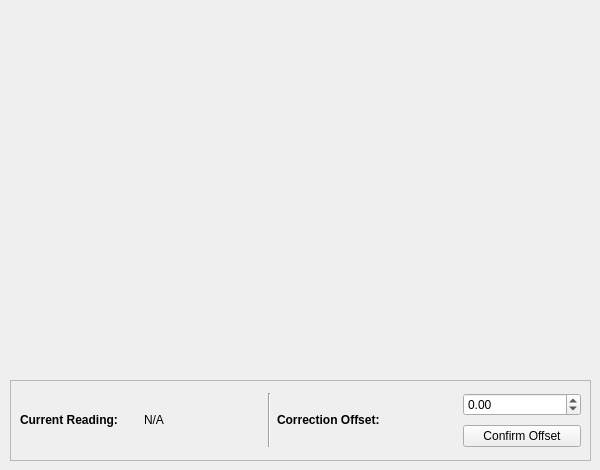
      <widget class="QWidget" name="tab_13">
       <attribute name="title">
        <string>pH</string>
       </attribute>
       <widget class="PlotWidget" name="soil_pH_graphWidget" native="true">
        <property name="geometry">
         <rect>
          <x>10</x>
          <y>10</y>
          <width>581</width>
          <height>361</height>
         </rect>
        </property>
       </widget>
       <widget class="QFrame" name="frame_8">
        <property name="geometry">
         <rect>
          <x>10</x>
          <y>380</y>
          <width>581</width>
          <height>81</height>
         </rect>
        </property>
        <property name="frameShape">
         <enum>QFrame::StyledPanel</enum>
        </property>
        <property name="frameShadow">
         <enum>QFrame::Raised</enum>
        </property>
        <widget class="QWidget" name="gridLayoutWidget_12">
         <property name="geometry">
          <rect>
           <x>10</x>
           <y>10</y>
           <width>561</width>
           <height>61</height>
          </rect>
         </property>
         <layout class="QGridLayout" name="gridLayout_12">
          <item row="0" column="3" rowspan="2">
           <widget class="Line" name="line_14">
            <property name="orientation">
             <enum>Qt::Vertical</enum>
            </property>
           </widget>
          </item>
          <item row="0" column="5">
           <widget class="QDoubleSpinBox" name="soil_pH_offset_doubleSpinBox">
            <property name="minimum">
             <double>-10.000000000000000</double>
            </property>
            <property name="maximum">
             <double>10.000000000000000</double>
            </property>
           </widget>
          </item>
          <item row="0" column="1" rowspan="2">
           <widget class="QLabel" name="soil_pH_label">
            <property name="minimumSize">
             <size>
              <width>0</width>
              <height>0</height>
             </size>
            </property>
            <property name="text">
             <string>&lt;html&gt;&lt;head/&gt;&lt;body&gt;&lt;p&gt;&lt;span style=&quot; font-weight:700;&quot;&gt;Current Reading:&lt;/span&gt;&lt;/p&gt;&lt;/body&gt;&lt;/html&gt;</string>
            </property>
           </widget>
          </item>
          <item row="1" column="5">
           <widget class="QPushButton" name="soil_pH_offset_pushButton">
            <property name="text">
             <string>Confirm Offset</string>
            </property>
           </widget>
          </item>
          <item row="0" column="2" rowspan="2">
           <widget class="QLabel" name="soil_pH_value_label">
            <property name="text">
             <string>N/A</string>
            </property>
           </widget>
          </item>
          <item row="0" column="4" rowspan="2">
           <widget class="QLabel" name="label_14">
            <property name="minimumSize">
             <size>
              <width>180</width>
              <height>0</height>
             </size>
            </property>
            <property name="text">
             <string>&lt;html&gt;&lt;head/&gt;&lt;body&gt;&lt;p&gt;&lt;span style=&quot; font-weight:700;&quot;&gt;Correction Offset:&lt;/span&gt;&lt;/p&gt;&lt;/body&gt;&lt;/html&gt;</string>
            </property>
           </widget>
          </item>
         </layout>
        </widget>
       </widget>
      </widget>
